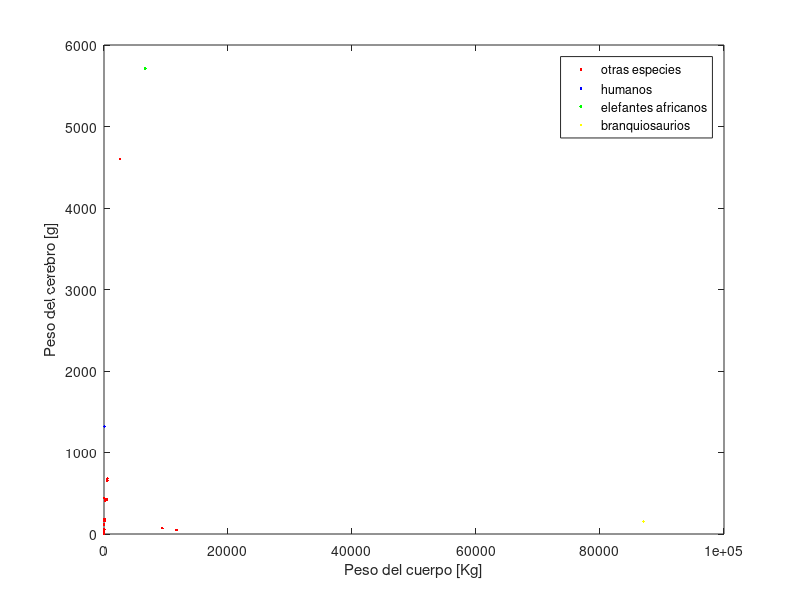
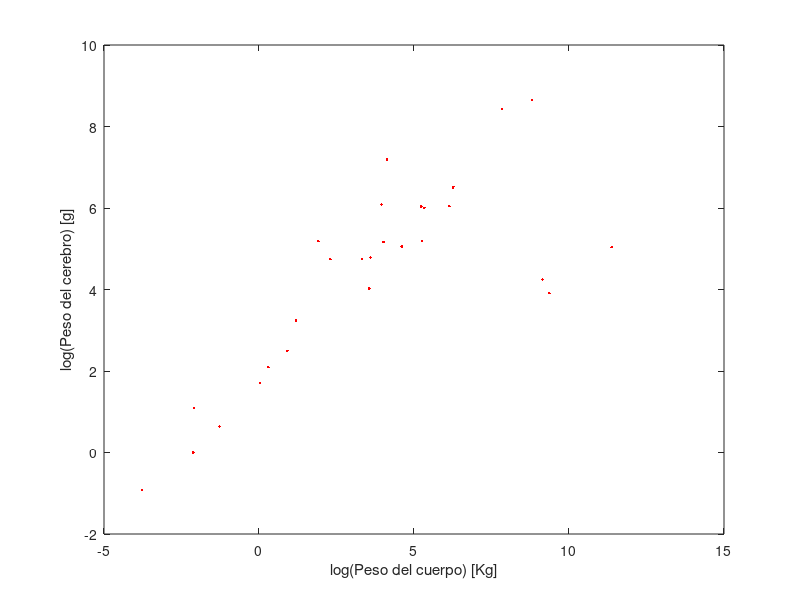

The MATLAB script that drew these images, in order:
function e_6a()
	
	a = load('brain.txt')
	figure;
	plot(a(:,1), a(:,2), 'r.');
	hold on;
	plot(a(14,1), a(14,2), 'b.');
	plot(a(15,1), a(15,2), 'g.');
	plot(a(25,1), a(25,2), 'y.');
	xlabel('Peso del cuerpo [Kg]');
	ylabel('Peso del cerebro [g]');
	legend('otras especies','humanos','elefantes africanos','branquiosaurios');
	figure;
	plot(log(a(:,1)), log(a(:,2)), 'r.');
	xlabel('log(Peso del cuerpo) [Kg]');
	ylabel('log(Peso del cerebro) [g]');
	
end
